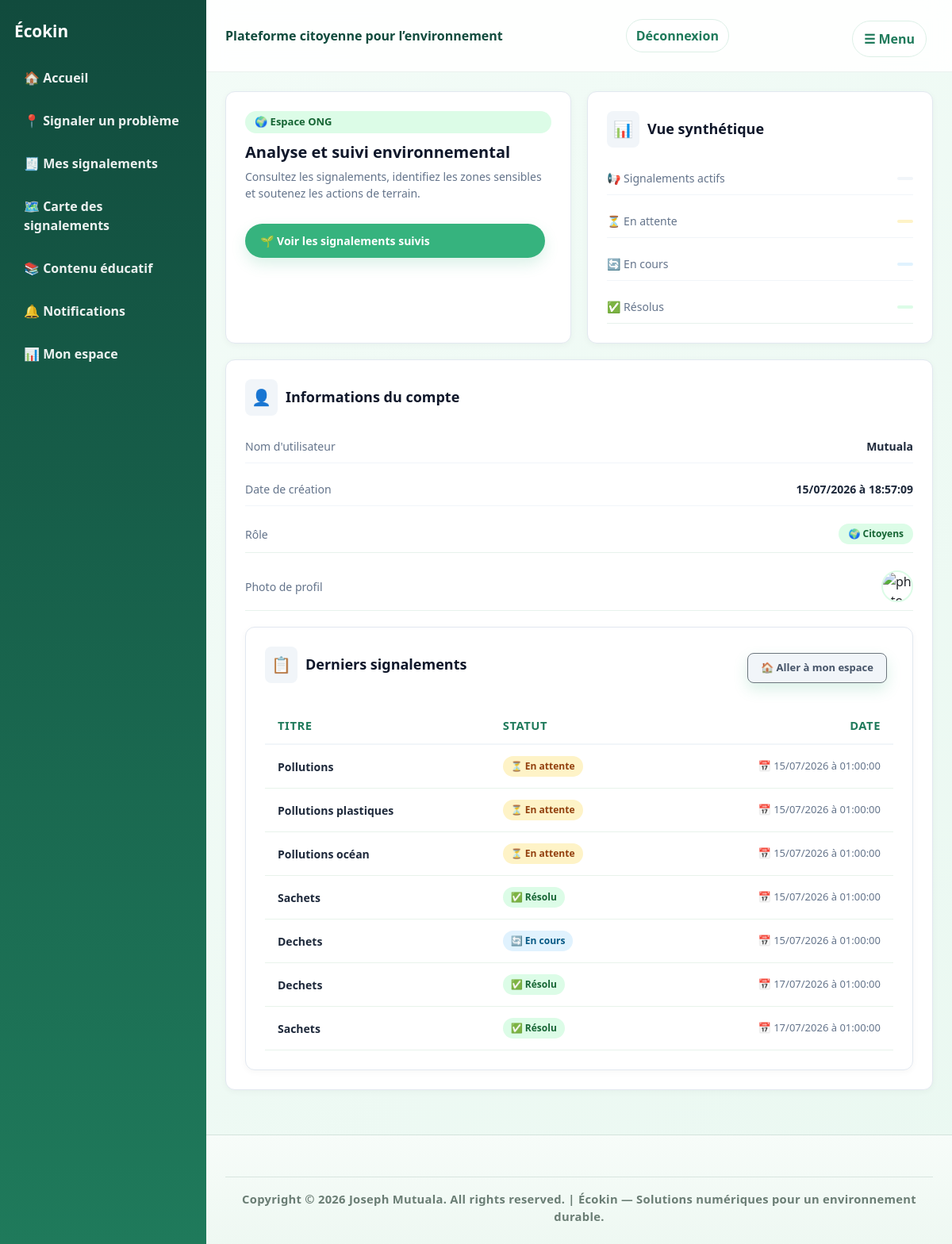
The app's page /espace_ong (signed in), older data.
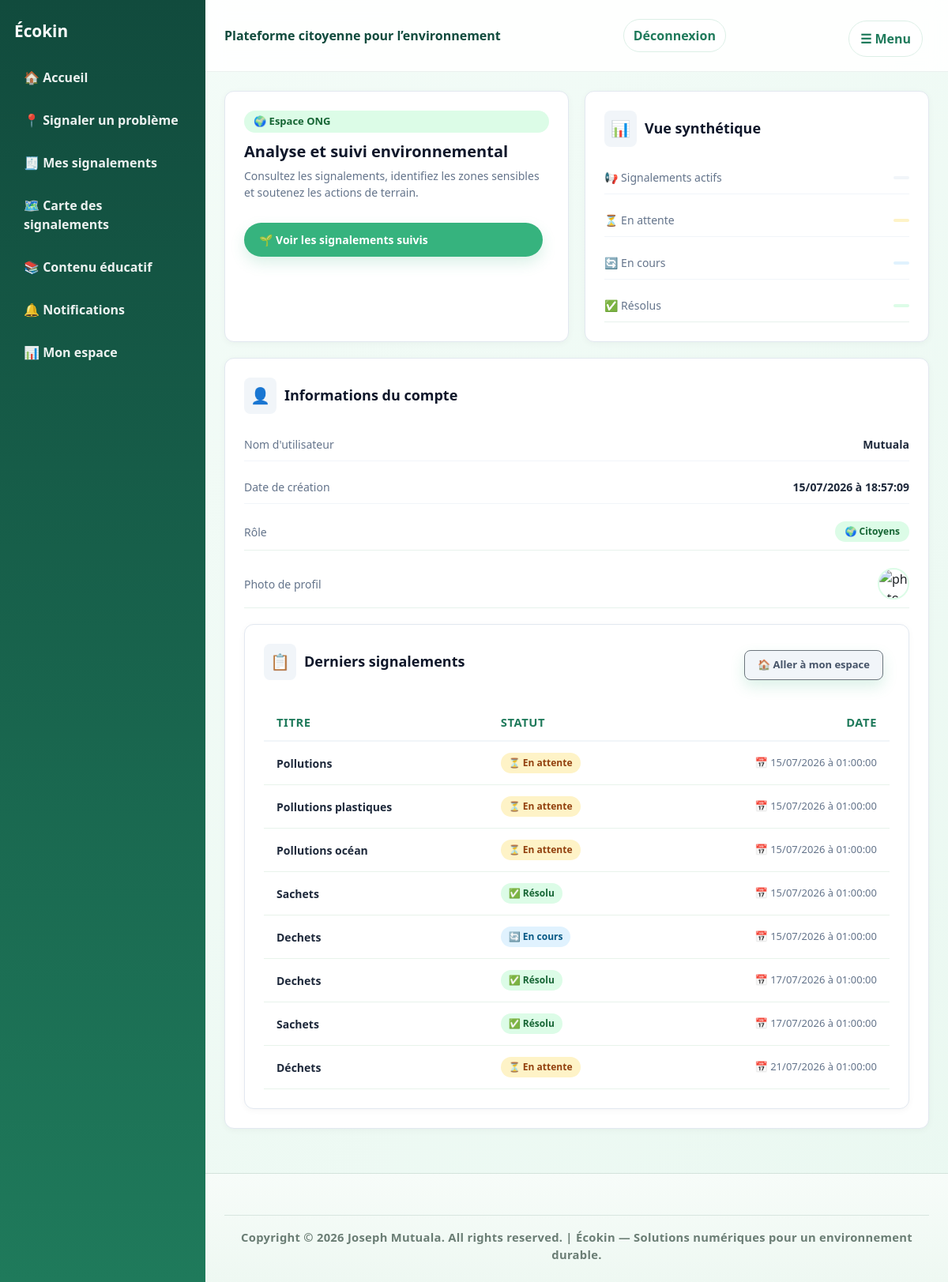
The same page, newer data.
### signalements/models.py (models this page shows, shortened)
class Signalements(models.Model):
    STATUT_CHOICES = [
        ('en_attente', 'En attente'),
        ('en_cours', 'En cours'),
        ('resolu', 'Résolu'),
        ('rejete', 'Rejeté'),
    ]
    titre = models.CharField(max_length=200, help_text="Entrez le titre du signalement")
    description = models.TextField()
    photo = models.ImageField(upload_to = 'signalements/', blank=True, null=True)
    latitude = models.DecimalField(max_digits= 9, decimal_places= 6)
    longitude = models.DecimalField(max_digits= 9, decimal_places= 6)
    statut = models.CharField(max_length=20, choices=STATUT_CHOICES, default='en_attente')
    date_creation = models.DateTimeField(auto_now_add= True)
    analyse_ia = models.TextField(blank=True, null=True)
    utilisateur = models.ForeignKey(settings.AUTH_USER_MODEL, on_delete=models.CASCADE, related_name = 'signalements')

### dashboard/views.py (the view)
# urls.py: path('espace_ong', views.espace_ong_view, name='espace_ong'),
@login_required
def espace_ong_view(request):
    tous_les_signalements = Signalements.objects.all().order_by('date_creation')
    return render(request, "dashboard/dashboard_ong.html", {"signalements": tous_les_signalements})

### templates/dashboard/dashboard_ong.html (shortened to what the changed rows need)
{% extends 'base.html' %}
{% block content %}
<div class="card" style="margin-top: 20px; padding: 24px; background: #ffffff; border-radius: 12px; border: 1px solid #e2e8f0; box-shadow: 0 2px 8px rgba(0,0,0,0.04);">
<div class="card table-card" style="margin-top: 20px; padding: 24px; background: #ffffff; border-radius: 12px; border: 1px solid #e2e8f0; box-shadow: 0 2px 8px rgba(0,0,0,0.04);">
    <div style="overflow-x: auto;">
        <table style="width: 100%; border-collapse: collapse; text-align: left; font-size: 14px;">
            <thead>
                <tr style="border-bottom: 2px solid #f1f5f9; color: #64748b; font-size: 13px; text-transform: uppercase; letter-spacing: 0.5px;">
                    <th style="padding: 12px 16px; font-weight: 600;">Titre</th>
                    <th style="padding: 12px 16px; font-weight: 600;">Statut</th>
                    <th style="padding: 12px 16px; font-weight: 600; text-align: right;">Date</th>
                </tr>
            </thead>
            <tbody>
                {% for signalement in signalements %}
                    <tr style="border-bottom: 1px solid #f8fafc; transition: background 0.2s ease;">
                        <td style="padding: 14px 16px; font-weight: 600; color: #1e293b;">
                            {{ signalement.titre }}
                        </td>
                        <td style="padding: 14px 16px;">
                            {% if signalement.statut == 'en_attente' or signalement.statut == 'EN_ATTENTE' %}
                                <span style="background: #fef3c7; color: #92400e; padding: 4px 10px; border-radius: 20px; font-size: 12px; font-weight: 600; display: inline-flex; align-items: center; gap: 4px;">
                                    ⏳ {{ signalement.get_statut_display }}
                                </span>
                            {% elif signalement.statut == 'en_cours' or signalement.statut == 'EN_COURS' %}
                                <span style="background: #e0f2fe; color: #075985; padding: 4px 10px; border-radius: 20px; font-size: 12px; font-weight: 600; display: inline-flex; align-items: center; gap: 4px;">
                                    🔄 {{ signalement.get_statut_display }}
                                </span>
                            {% elif signalement.statut == 'resolu' or signalement.statut == 'RESOLU' %}
                                <span style="background: #dcfce7; color: #166534; padding: 4px 10px; border-radius: 20px; font-size: 12px; font-weight: 600; display: inline-flex; align-items: center; gap: 4px;">
                                    ✅ {{ signalement.get_statut_display }}
                                </span>
                            {% elif signalement.statut == 'rejete' or signalement.statut == 'REJETE' %}
                                <span style="background: #fee2e2; color: #991b1b; padding: 4px 10px; border-radius: 20px; font-size: 12px; font-weight: 600; display: inline-flex; align-items: center; gap: 4px;">
                                    ❌ {{ signalement.get_statut_display }}
                                </span>
                            {% else %}
                                <span style="background: #f1f5f9; color: #475569; padding: 4px 10px; border-radius: 20px; font-size: 12px; font-weight: 600;">
                                    {{ signalement.get_statut_display }}
                                </span>
                            {% endif %}
                        </td>
                        <td style="padding: 14px 16px; color: #64748b; font-size: 13px; text-align: right;">
                            📅 {{ signalement.date_creation|date:"d/m/Y \à H:i:s" }}
                        </td>
                    </tr>
                {% endfor %}
            </tbody>
        </table>
    </div>
</div>
{% endblock %}

Row changes from the older to the newer data that the page shows:
added Signalements: titre "Déchets", statut "En attente", date_creation "21/07/2026 à 01:00:00"
